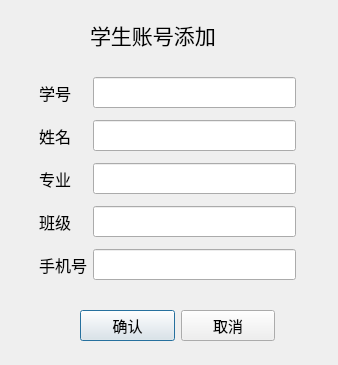
<?xml version="1.0" encoding="UTF-8"?>
<ui version="4.0">
 <class>Dialog_stu_add</class>
 <widget class="QDialog" name="Dialog_stu_add">
  <property name="geometry">
   <rect>
    <x>0</x>
    <y>0</y>
    <width>338</width>
    <height>365</height>
   </rect>
  </property>
  <property name="windowTitle">
   <string>Dialog</string>
  </property>
  <widget class="QWidget" name="layoutWidget">
   <property name="geometry">
    <rect>
     <x>39</x>
     <y>71</y>
     <width>257</width>
     <height>217</height>
    </rect>
   </property>
   <property name="font">
    <font>
     <pointsize>12</pointsize>
    </font>
   </property>
   <layout class="QGridLayout" name="gridLayout">
    <item row="1" column="1">
     <widget class="QLineEdit" name="lineEdit_2">
      <property name="font">
       <font>
        <family>华文楷体</family>
        <pointsize>12</pointsize>
       </font>
      </property>
     </widget>
    </item>
    <item row="3" column="1">
     <widget class="QLineEdit" name="lineEdit_4">
      <property name="font">
       <font>
        <family>华文楷体</family>
        <pointsize>12</pointsize>
       </font>
      </property>
     </widget>
    </item>
    <item row="2" column="1">
     <widget class="QLineEdit" name="lineEdit_3">
      <property name="font">
       <font>
        <family>华文楷体</family>
        <pointsize>12</pointsize>
       </font>
      </property>
     </widget>
    </item>
    <item row="2" column="0">
     <widget class="QLabel" name="label_3">
      <property name="font">
       <font>
        <family>华文楷体</family>
        <pointsize>12</pointsize>
       </font>
      </property>
      <property name="text">
       <string>专业</string>
      </property>
     </widget>
    </item>
    <item row="0" column="0">
     <widget class="QLabel" name="label">
      <property name="font">
       <font>
        <family>华文楷体</family>
        <pointsize>12</pointsize>
       </font>
      </property>
      <property name="text">
       <string>学号</string>
      </property>
     </widget>
    </item>
    <item row="4" column="0">
     <widget class="QLabel" name="label_5">
      <property name="font">
       <font>
        <family>华文楷体</family>
        <pointsize>12</pointsize>
       </font>
      </property>
      <property name="text">
       <string>手机号</string>
      </property>
     </widget>
    </item>
    <item row="0" column="1">
     <widget class="QLineEdit" name="lineEdit">
      <property name="font">
       <font>
        <family>华文楷体</family>
        <pointsize>12</pointsize>
       </font>
      </property>
     </widget>
    </item>
    <item row="1" column="0">
     <widget class="QLabel" name="label_2">
      <property name="font">
       <font>
        <family>华文楷体</family>
        <pointsize>12</pointsize>
       </font>
      </property>
      <property name="text">
       <string>姓名</string>
      </property>
     </widget>
    </item>
    <item row="3" column="0">
     <widget class="QLabel" name="label_4">
      <property name="font">
       <font>
        <family>华文楷体</family>
        <pointsize>12</pointsize>
       </font>
      </property>
      <property name="text">
       <string>班级</string>
      </property>
     </widget>
    </item>
    <item row="4" column="1">
     <widget class="QLineEdit" name="lineEdit_5">
      <property name="font">
       <font>
        <family>华文楷体</family>
        <pointsize>12</pointsize>
       </font>
      </property>
     </widget>
    </item>
   </layout>
  </widget>
  <widget class="QWidget" name="layoutWidget">
   <property name="geometry">
    <rect>
     <x>80</x>
     <y>310</y>
     <width>195</width>
     <height>31</height>
    </rect>
   </property>
   <layout class="QHBoxLayout" name="horizontalLayout">
    <item>
     <widget class="QPushButton" name="pushButton_2">
      <property name="font">
       <font>
        <family>华文楷体</family>
        <pointsize>11</pointsize>
       </font>
      </property>
      <property name="text">
       <string>确认</string>
      </property>
     </widget>
    </item>
    <item>
     <widget class="QPushButton" name="pushButton">
      <property name="font">
       <font>
        <family>华文楷体</family>
        <pointsize>11</pointsize>
       </font>
      </property>
      <property name="text">
       <string>取消</string>
      </property>
     </widget>
    </item>
   </layout>
  </widget>
  <widget class="QLabel" name="label_7">
   <property name="geometry">
    <rect>
     <x>90</x>
     <y>20</y>
     <width>181</width>
     <height>30</height>
    </rect>
   </property>
   <property name="font">
    <font>
     <family>华文楷体</family>
     <pointsize>16</pointsize>
    </font>
   </property>
   <property name="text">
    <string>学生账号添加</string>
   </property>
  </widget>
 </widget>
 <resources/>
 <connections/>
</ui>
